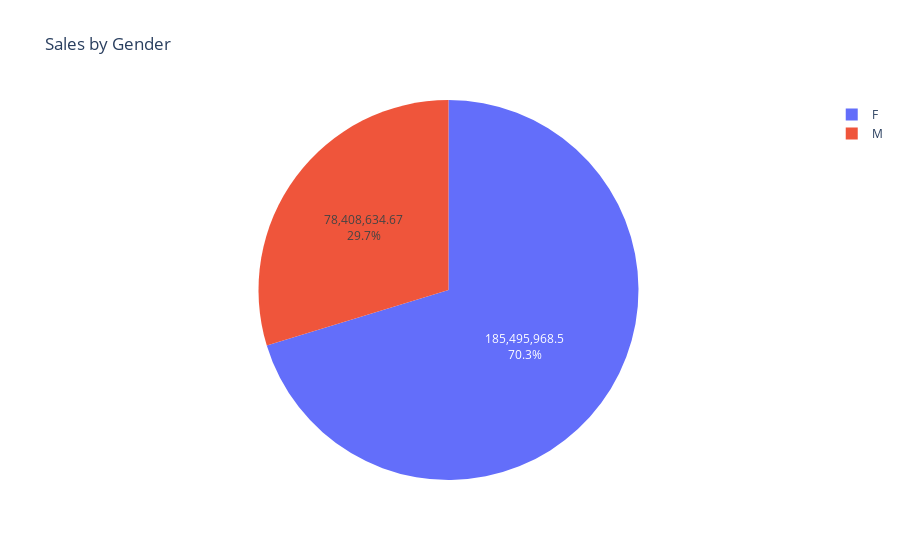

The code cell stored with this chart in its notebook:
### Markdown cell above
### Sales by Gender

### Code cell
sales_by_gender = df.groupby('Gender')['Sales'].sum().reset_index()

fig = plx.pie(sales_by_gender, names='Gender', values='Sales', title='Sales by Gender')
fig.update_traces(textinfo='percent+value')
fig.show()

### Figure 1 — Plotly figure (JSON) as saved in the notebook; plotly's stock layout.template omitted (floating-point values rounded to 4 significant figures)
{"data": [{"domain": {"x": [0, 1], "y": [0, 1]}, "hovertemplate": "Gender=%{label}<br>Sales=%{value}<extra></extra>", "labels": ["F", "M"], "legendgroup": "", "name": "", "showlegend": true, "textinfo": "percent+value", "type": "pie", "values": [185500000.0, 78410000.0]}], "layout": {"legend": {"tracegroupgap": 0}, "title": {"text": "Sales by Gender"}}}
